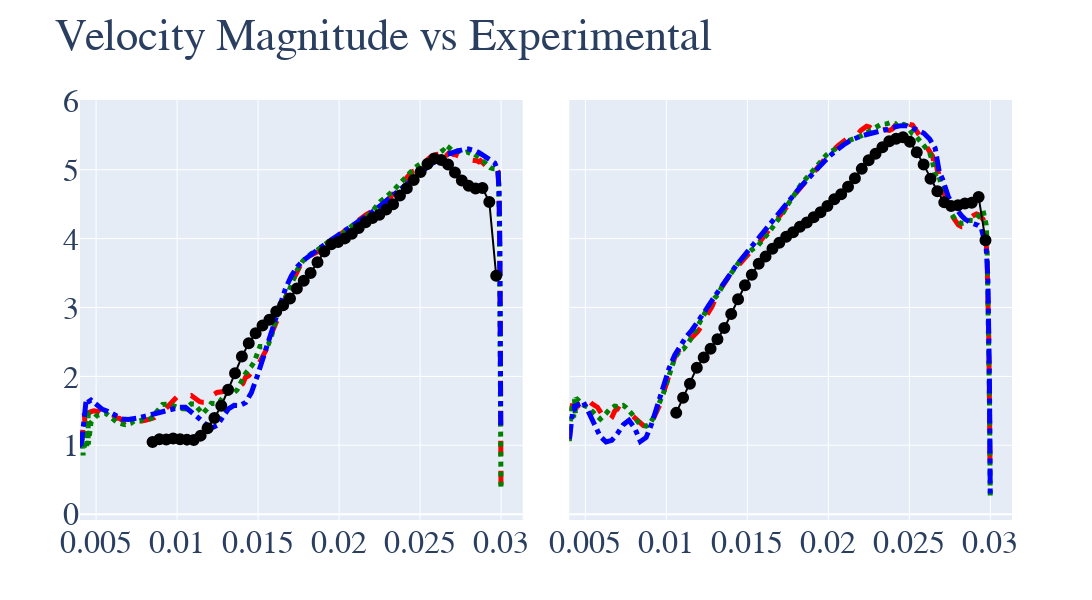

Write notebook code for a chart like this one.
### Code cell
fig = make_subplots(
    rows=1,
    cols=2,
    shared_yaxes=True,
    # x_title="Radius (m)",
    # y_title="Velocity Magnitude (m/s)",
    # subplot_titles=(
    # "C5 Quadrant 1", "C1 Quadrant 2"),
    vertical_spacing=.07, horizontal_spacing=.05)

marker_size = 7
line_size = 5


fig.add_trace(go.Scatter(x=quad_ascii["C4_SBES"]['Q1']['radius_bin_mean'],
                         y=quad_ascii["C4_SBES"]['Q1']['velocity-magnitude_bin_mean'],
                         mode='lines',
                         name='SBES-ASCII',
                         marker=dict(
                             color='red',
                             size=marker_size,
                             line=dict(color='red'),
                             symbol='triangle-right'),
                         line=dict(dash='dash',
                                   width=line_size),
                         showlegend=False
                         ),
              row=1, col=1)

fig.add_trace(go.Scatter(x=quad_ascii["C4_IDDES"]['Q1']['radius_bin_mean'],
                         y=quad_ascii["C4_IDDES"]['Q1']['velocity-magnitude_bin_mean'],
                         mode='lines',
                         name='IDDES-ASCII',
                         marker=dict(
                             color='green',
                             size=marker_size,
                             line=dict(color='green'),
                             symbol='x'),
                         line=dict(dash='dot',
                                   width=line_size),
                         showlegend=False
                         ),
              row=1, col=1)

fig.add_trace(go.Scatter(x=quad_ascii["C4_KW"]['Q1']['radius_bin_mean'],
                         y=quad_ascii["C4_KW"]['Q1']['velocity-magnitude_bin_mean'],
                         mode='lines',
                         name='KW-SST-ASCII',
                         marker=dict(
                             color='blue',
                             size=marker_size,
                             line=dict(color='blue'),
                             symbol='circle'),
                         showlegend=False,
                         line=dict(dash='dashdot',
                                   width=line_size),
                         ),
              row=1, col=1)

fig.add_trace(go.Scatter(x=C4_Experimental["Q1"]['radius'],
                         y=C4_Experimental["Q1"]['Velocity_Magnitude'],
                         mode='markers+lines',
                         name='Experimental-Mean',
                         marker=dict(
                             color='black',
                             size=marker_size,
                             line=dict(color='black',
                                       width=line_size),
                             symbol='circle'),
                         showlegend=False
                         ),
              row=1, col=1)



fig.add_trace(go.Scatter(x=quad_ascii["C4_SBES"]['Q2']['radius_bin_mean'],
                         y=quad_ascii["C4_SBES"]['Q2']['velocity-magnitude_bin_mean'],
                         mode='lines',
                         name='SBES-ASCII',
                         marker=dict(
                             color='red',
                             size=marker_size,
                             line=dict(color='red'),
                             symbol='triangle-right'),
                         line=dict(dash='dash',
                                   width=line_size),
                         showlegend=False
                         ),
              row=1, col=2)

fig.add_trace(go.Scatter(x=quad_ascii["C4_IDDES"]['Q2']['radius_bin_mean'],
                         y=quad_ascii["C4_IDDES"]['Q2']['velocity-magnitude_bin_mean'],
                         mode='lines',
                         name='IDDES-ASCII',
                         marker=dict(
                             color='green',
                             size=marker_size,
                             line=dict(color='green'),
                             symbol='x'),
                         line=dict(dash='dot',
                                   width=line_size),
                         showlegend=False
                         ),
              row=1, col=2)

fig.add_trace(go.Scatter(x=quad_ascii["C4_KW"]['Q2']['radius_bin_mean'],
                         y=quad_ascii["C4_KW"]['Q2']['velocity-magnitude_bin_mean'],
                         mode='lines',
                         name='KW-SST-ASCII',
                         marker=dict(
                             color='blue',
                             size=marker_size,
                             line=dict(color='blue'),
                             symbol='circle'),
                         line=dict(dash='dashdot',
                                   width=line_size),
                         showlegend=False
                         ),
              row=1, col=2)

fig.add_trace(go.Scatter(x=C4_Experimental["Q2"]['radius'],
                         y=C4_Experimental["Q2"]['Velocity_Magnitude'],
                         mode='markers+lines',
                         name='Experimental',
                         marker=dict(
                             color='black',
                             size=marker_size,
                             line=dict(color='black',
                                       width=line_size),
                             symbol='circle'),
                         showlegend=False),

              row=1, col=2)

fig.update_layout(height=600, width=1605,
                  title_text="Velocity Magnitude vs Experimental",
                  font=dict(
                      family="Arial",
                      size=32),
                  )
fig.update_annotations(font_size=32)
fig.update_layout(legend={'itemsizing': 'constant'})
fig.show()

fig.write_image(r"C:\Users\Joseph Tarriela\Documents\GitHub\FDA_Blood_Pump\postpro\images\C4-quad.png")

### Figure 1 — Plotly figure (JSON) as saved in the notebook; plotly's stock layout.template omitted (floating-point values rounded to 4 significant figures; data arrays with more than 128 entries replaced by an {"elided": "..."} marker saying what was removed)
{"data": [{"line": {"dash": "dash", "width": 5}, "marker": {"color": "red", "line": {"color": "red"}, "size": 7, "symbol": "triangle-right"}, "mode": "lines", "name": "SBES-ASCII", "showlegend": false, "type": "scatter", "x": {"elided": "147 float values"}, "xaxis": "x", "y": {"elided": "147 float values"}, "yaxis": "y"}, {"line": {"dash": "dot", "width": 5}, "marker": {"color": "green", "line": {"color": "green"}, "size": 7, "symbol": "x"}, "mode": "lines", "name": "IDDES-ASCII", "showlegend": false, "type": "scatter", "x": [0.004019, 0.004035, 0.004075, 0.004096, 0.004154, 0.004197, 0.004206, 0.004275, 0.004418, 0.004508, 0.004515, 0.004685, 0.005038, 0.005215, 0.005568, 0.005745, 0.006099, 0.006276, 0.006629, 0.006806, 0.007159, 0.007336, 0.00769, 0.007867, 0.008043, 0.008397, 0.008574, 0.008927, 0.009104, 0.009458, 0.009634, 0.009988, 0.01016, 0.01034, 0.01052, 0.01087, 0.01105, 0.0114, 0.01158, 0.01193, 0.01211, 0.01246, 0.01264, 0.01299, 0.01317, 0.01352, 0.0137, 0.01405, 0.01423, 0.01458, 0.01476, 0.01511, 0.01529, 0.01564, 0.01582, 0.01618, 0.01635, 0.01671, 0.01688, 0.01724, 0.01741, 0.01777, 0.01794, 0.0183, 0.01847, 0.01883, 0.019, 0.01936, 0.01971, 0.01989, 0.02024, 0.02042, 0.02077, 0.02095, 0.0213, 0.02148, 0.02183, 0.02201, 0.02236, 0.02254, 0.02289, 0.02307, 0.02342, 0.0236, 0.02395, 0.02413, 0.02448, 0.02466, 0.02501, 0.02519, 0.02554, 0.02572, 0.02607, 0.02643, 0.02659, 0.02681, 0.02695, 0.02707, 0.0273, 0.0274, 0.0276, 0.0277, 0.02791, 0.02801, 0.02821, 0.02832, 0.02852, 0.02862, 0.02882, 0.02893, 0.02903, 0.02923, 0.02933, 0.02954, 0.02961, 0.02981, 0.02985, 0.0299, 0.02992, 0.02996, 0.02997, 0.02999], "xaxis": "x", "y": [1.038, 1.037, 1.05, 1.063, 1.099, 0.8516, 1.22, 0.9569, 0.956, 1.516, 1.011, 1.33, 1.432, 1.446, 1.467, 1.438, 1.354, 1.337, 1.308, 1.298, 1.32, 1.352, 1.351, 1.37, 1.351, 1.39, 1.438, 1.56, 1.593, 1.599, 1.58, 1.559, 1.539, 1.529, 1.528, 1.603, 1.601, 1.505, 1.457, 1.551, 1.608, 1.605, 1.636, 1.749, 1.752, 1.767, 1.804, 1.962, 2.045, 2.145, 2.209, 2.434, 2.435, 2.471, 2.583, 2.892, 2.993, 3.153, 3.23, 3.452, 3.546, 3.676, 3.715, 3.784, 3.802, 3.864, 3.9, 3.957, 3.991, 4.005, 4.074, 4.117, 4.18, 4.213, 4.285, 4.297, 4.343, 4.382, 4.489, 4.538, 4.6, 4.634, 4.715, 4.762, 4.851, 4.891, 4.976, 5.027, 5.082, 5.101, 5.12, 5.145, 5.225, 5.283, 5.247, 5.316, 5.288, 5.287, 5.27, 5.272, 5.251, 5.242, 5.257, 5.244, 5.224, 5.234, 5.198, 5.169, 5.14, 5.131, 5.097, 5.049, 5.029, 5.014, 5.013, 4.989, 4.856, 4.154, 3.558, 2.222, 1.607, 0.3983], "yaxis": "y"}, {"line": {"dash": "dashdot", "width": 5}, "marker": {"color": "blue", "line": {"color": "blue"}, "size": 7, "symbol": "circle"}, "mode": "lines", "name": "KW-SST-ASCII", "showlegend": false, "type": "scatter", "x": [0.004006, 0.004035, 0.004075, 0.004122, 0.004197, 0.00433, 0.004384, 0.004418, 0.004685, 0.005038, 0.005392, 0.005745, 0.006099, 0.006276, 0.006629, 0.006983, 0.007336, 0.00769, 0.008043, 0.008397, 0.00875, 0.009104, 0.009458, 0.009811, 0.01016, 0.01052, 0.01087, 0.01123, 0.01176, 0.01211, 0.01246, 0.01282, 0.01317, 0.01352, 0.01388, 0.01423, 0.01458, 0.01494, 0.01529, 0.01564, 0.016, 0.01635, 0.01671, 0.01706, 0.01741, 0.01777, 0.01812, 0.01847, 0.01883, 0.01918, 0.01953, 0.01989, 0.02024, 0.02059, 0.02095, 0.0213, 0.02166, 0.02201, 0.02254, 0.02289, 0.02325, 0.0236, 0.02395, 0.02431, 0.02466, 0.02501, 0.02537, 0.02572, 0.02607, 0.02643, 0.02659, 0.0266, 0.02681, 0.02695, 0.02721, 0.0274, 0.0276, 0.02781, 0.02801, 0.02821, 0.02842, 0.02862, 0.02882, 0.02903, 0.02923, 0.02944, 0.02961, 0.02981, 0.02988, 0.02992, 0.02996, 0.02998], "xaxis": "x", "y": [1.035, 1.011, 1.019, 1.073, 1.23, 1.458, 1.652, 1.615, 1.655, 1.581, 1.521, 1.491, 1.444, 1.417, 1.382, 1.374, 1.382, 1.401, 1.423, 1.443, 1.462, 1.483, 1.504, 1.529, 1.552, 1.551, 1.491, 1.417, 1.307, 1.248, 1.287, 1.419, 1.529, 1.58, 1.578, 1.619, 1.763, 1.997, 2.26, 2.536, 2.812, 3.066, 3.284, 3.46, 3.592, 3.678, 3.742, 3.801, 3.862, 3.926, 3.986, 4.041, 4.094, 4.147, 4.202, 4.259, 4.318, 4.379, 4.477, 4.546, 4.616, 4.686, 4.757, 4.829, 4.9, 4.968, 5.031, 5.087, 5.136, 5.181, 5.182, 5.222, 5.227, 5.241, 5.264, 5.28, 5.292, 5.299, 5.299, 5.291, 5.274, 5.25, 5.221, 5.189, 5.159, 5.137, 5.097, 4.983, 4.696, 3.939, 2.646, 1.289], "yaxis": "y"}, {"marker": {"color": "black", "line": {"color": "black", "width": 5}, "size": 7, "symbol": "circle"}, "mode": "markers+lines", "name": "Experimental-Mean", "showlegend": false, "type": "scatter", "x": [0.008485, 0.00891, 0.009334, 0.009758, 0.01018, 0.01061, 0.01103, 0.01146, 0.01188, 0.0123, 0.01273, 0.01315, 0.01358, 0.014, 0.01442, 0.01485, 0.01527, 0.0157, 0.01612, 0.01655, 0.01697, 0.01739, 0.01782, 0.01824, 0.01867, 0.01909, 0.01952, 0.01994, 0.02036, 0.02079, 0.02121, 0.02164, 0.02206, 0.02249, 0.02291, 0.02333, 0.02376, 0.02418, 0.02461, 0.02503, 0.02546, 0.02588, 0.0263, 0.02673, 0.02715, 0.02758, 0.028, 0.02843, 0.02885, 0.02927, 0.0297], "xaxis": "x", "y": [1.047, 1.087, 1.083, 1.097, 1.088, 1.082, 1.078, 1.14, 1.247, 1.395, 1.575, 1.806, 2.046, 2.287, 2.48, 2.626, 2.74, 2.822, 2.941, 3.034, 3.132, 3.277, 3.387, 3.502, 3.656, 3.812, 3.918, 3.952, 4.003, 4.071, 4.155, 4.236, 4.3, 4.346, 4.42, 4.499, 4.627, 4.731, 4.849, 4.968, 5.083, 5.161, 5.142, 5.076, 4.959, 4.844, 4.765, 4.727, 4.734, 4.532, 3.461], "yaxis": "y"}, {"line": {"dash": "dash", "width": 5}, "marker": {"color": "red", "line": {"color": "red"}, "size": 7, "symbol": "triangle-right"}, "mode": "lines", "name": "SBES-ASCII", "showlegend": false, "type": "scatter", "x": {"elided": "149 float values"}, "xaxis": "x2", "y": {"elided": "149 float values"}, "yaxis": "y2"}, {"line": {"dash": "dot", "width": 5}, "marker": {"color": "green", "line": {"color": "green"}, "size": 7, "symbol": "x"}, "mode": "lines", "name": "IDDES-ASCII", "showlegend": false, "type": "scatter", "x": [0.004006, 0.004035, 0.004057, 0.004096, 0.004122, 0.004206, 0.004275, 0.004327, 0.00433, 0.004384, 0.004418, 0.004685, 0.004861, 0.005215, 0.005392, 0.005745, 0.005922, 0.006276, 0.006452, 0.006806, 0.006983, 0.007336, 0.007513, 0.007867, 0.00822, 0.008397, 0.00875, 0.008927, 0.009281, 0.009458, 0.009811, 0.009988, 0.01034, 0.01052, 0.01087, 0.01105, 0.0114, 0.01158, 0.01193, 0.01211, 0.01246, 0.01264, 0.01299, 0.01317, 0.01352, 0.0137, 0.01405, 0.01423, 0.01458, 0.01476, 0.01511, 0.01529, 0.01564, 0.01582, 0.01618, 0.01635, 0.01671, 0.01688, 0.01724, 0.01741, 0.01777, 0.01794, 0.0183, 0.01847, 0.01883, 0.019, 0.01918, 0.01953, 0.01989, 0.02006, 0.02042, 0.02059, 0.02095, 0.02112, 0.02148, 0.02166, 0.02201, 0.02219, 0.02254, 0.02272, 0.02307, 0.02325, 0.0236, 0.02378, 0.02413, 0.02431, 0.02466, 0.02484, 0.02519, 0.02537, 0.02572, 0.0259, 0.02625, 0.02643, 0.0266, 0.02673, 0.02681, 0.02693, 0.02704, 0.02721, 0.02731, 0.02751, 0.02762, 0.02782, 0.02792, 0.02812, 0.02833, 0.02843, 0.02863, 0.02874, 0.02894, 0.02904, 0.02924, 0.02935, 0.02955, 0.02963, 0.02974, 0.02979, 0.02988, 0.0299, 0.02994, 0.02996, 0.02998, 0.02999], "xaxis": "x2", "y": [1.059, 1.199, 1.32, 1.463, 1.504, 1.605, 1.402, 1.672, 1.622, 1.464, 1.687, 1.616, 1.584, 1.542, 1.506, 1.42, 1.381, 1.462, 1.511, 1.569, 1.564, 1.578, 1.547, 1.456, 1.354, 1.294, 1.278, 1.297, 1.429, 1.558, 1.752, 1.877, 2.16, 2.272, 2.383, 2.397, 2.504, 2.573, 2.734, 2.806, 2.956, 3.03, 3.141, 3.185, 3.338, 3.402, 3.522, 3.592, 3.692, 3.727, 3.806, 3.841, 3.895, 3.938, 4.047, 4.098, 4.206, 4.266, 4.386, 4.463, 4.6, 4.662, 4.78, 4.83, 4.933, 4.981, 5.027, 5.13, 5.217, 5.25, 5.293, 5.312, 5.372, 5.411, 5.453, 5.456, 5.489, 5.513, 5.559, 5.599, 5.652, 5.657, 5.665, 5.679, 5.669, 5.623, 5.657, 5.638, 5.52, 5.497, 5.399, 5.343, 5.248, 5.117, 4.93, 4.955, 4.92, 4.818, 4.773, 4.614, 4.546, 4.411, 4.357, 4.28, 4.254, 4.228, 4.221, 4.226, 4.257, 4.266, 4.263, 4.271, 4.324, 4.368, 4.406, 4.327, 4.201, 3.971, 3.055, 2.57, 1.64, 1.238, 0.5865, 0.2202], "yaxis": "y2"}, {"line": {"dash": "dashdot", "width": 5}, "marker": {"color": "blue", "line": {"color": "blue"}, "size": 7, "symbol": "circle"}, "mode": "lines", "name": "KW-SST-ASCII", "showlegend": false, "type": "scatter", "x": [0.004019, 0.004057, 0.004096, 0.004154, 0.004197, 0.004275, 0.004327, 0.00433, 0.004384, 0.004515, 0.004861, 0.005215, 0.005568, 0.005922, 0.006276, 0.006629, 0.006983, 0.007336, 0.00769, 0.008043, 0.008397, 0.00875, 0.009104, 0.009458, 0.009811, 0.01016, 0.01052, 0.01087, 0.01123, 0.01158, 0.01211, 0.01246, 0.01282, 0.01317, 0.01352, 0.01388, 0.01423, 0.01458, 0.01494, 0.01529, 0.01564, 0.016, 0.01635, 0.01671, 0.01706, 0.01741, 0.01777, 0.01812, 0.01847, 0.01883, 0.01918, 0.01953, 0.01989, 0.02024, 0.02059, 0.02095, 0.0213, 0.02166, 0.02201, 0.02236, 0.02272, 0.02307, 0.02342, 0.02378, 0.02413, 0.02448, 0.02484, 0.02519, 0.02554, 0.0259, 0.02625, 0.02659, 0.02681, 0.02684, 0.02704, 0.02721, 0.02741, 0.02762, 0.02782, 0.02802, 0.02823, 0.02843, 0.02863, 0.02884, 0.02904, 0.02924, 0.02945, 0.02963, 0.02974, 0.02984, 0.0299, 0.02994, 0.02997, 0.02999], "xaxis": "x2", "y": [1.092, 1.19, 1.273, 1.364, 1.459, 1.512, 1.501, 1.598, 1.563, 1.582, 1.636, 1.473, 1.283, 1.127, 1.049, 1.072, 1.171, 1.297, 1.361, 1.249, 1.055, 1.113, 1.321, 1.589, 1.867, 2.117, 2.311, 2.459, 2.577, 2.673, 2.841, 2.975, 3.104, 3.228, 3.353, 3.474, 3.584, 3.689, 3.793, 3.898, 4.003, 4.108, 4.212, 4.314, 4.415, 4.513, 4.61, 4.706, 4.8, 4.893, 4.984, 5.072, 5.155, 5.232, 5.302, 5.363, 5.416, 5.458, 5.489, 5.511, 5.527, 5.546, 5.568, 5.594, 5.621, 5.639, 5.636, 5.609, 5.571, 5.529, 5.444, 5.311, 5.052, 4.968, 4.867, 4.718, 4.605, 4.52, 4.45, 4.386, 4.33, 4.283, 4.248, 4.224, 4.208, 4.192, 4.142, 3.98, 3.877, 3.451, 2.814, 1.941, 1.06, 0.2583], "yaxis": "y2"}, {"marker": {"color": "black", "line": {"color": "black", "width": 5}, "size": 7, "symbol": "circle"}, "mode": "markers+lines", "name": "Experimental", "showlegend": false, "type": "scatter", "x": [0.01061, 0.01103, 0.01146, 0.01188, 0.0123, 0.01273, 0.01315, 0.01358, 0.014, 0.01442, 0.01485, 0.01527, 0.0157, 0.01612, 0.01655, 0.01697, 0.01739, 0.01782, 0.01824, 0.01867, 0.01909, 0.01952, 0.01994, 0.02036, 0.02079, 0.02121, 0.02164, 0.02206, 0.02249, 0.02291, 0.02333, 0.02376, 0.02418, 0.02461, 0.02503, 0.02546, 0.02588, 0.0263, 0.02673, 0.02715, 0.02758, 0.028, 0.02843, 0.02885, 0.02927, 0.0297], "xaxis": "x2", "y": [1.47, 1.689, 1.894, 2.126, 2.273, 2.401, 2.54, 2.702, 2.906, 3.12, 3.321, 3.474, 3.636, 3.738, 3.851, 3.941, 4.027, 4.093, 4.172, 4.233, 4.31, 4.382, 4.472, 4.572, 4.644, 4.754, 4.874, 5.012, 5.138, 5.231, 5.326, 5.412, 5.449, 5.472, 5.404, 5.254, 5.074, 4.868, 4.686, 4.526, 4.473, 4.484, 4.508, 4.52, 4.605, 3.976], "yaxis": "y2"}], "layout": {"font": {"family": "Arial", "size": 32}, "height": 600, "legend": {"itemsizing": "constant"}, "title": {"text": "Velocity Magnitude vs Experimental"}, "width": 1605, "xaxis": {"anchor": "y", "domain": [0.0, 0.475]}, "xaxis2": {"anchor": "y2", "domain": [0.525, 1.0]}, "yaxis": {"anchor": "x", "domain": [0.0, 1.0]}, "yaxis2": {"anchor": "x2", "domain": [0.0, 1.0], "matches": "y", "showticklabels": false}}}
